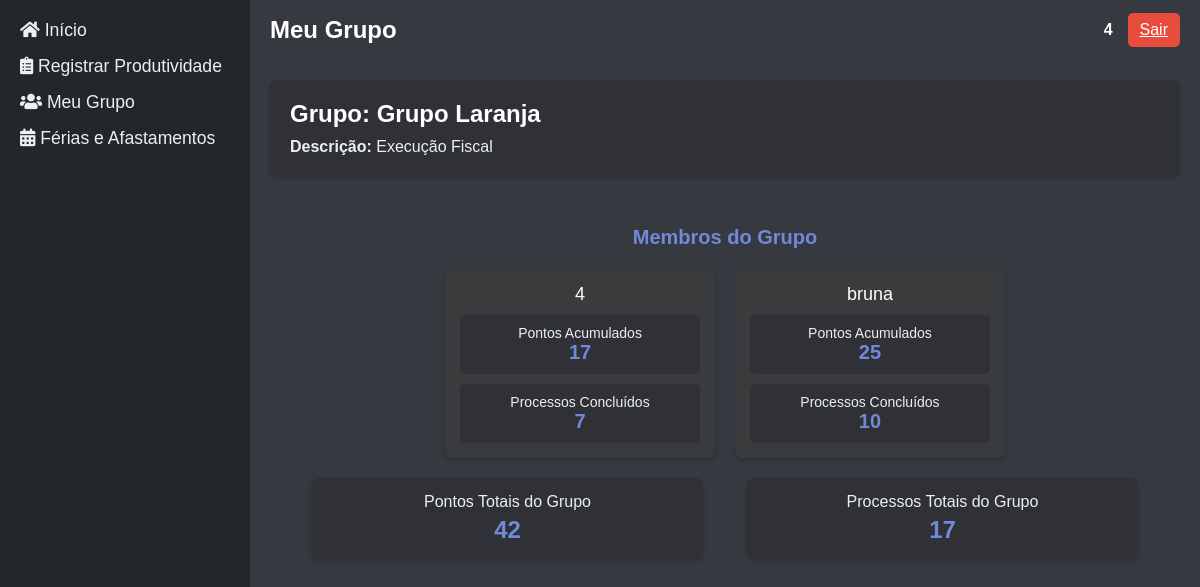
/public/meu-grupo (signed in), run on the app's committed database.
### tables this page shows
CREATE TABLE `groups` (
  `id` int(11) NOT NULL,
  `name` varchar(255) NOT NULL,
  `description` text DEFAULT NULL,
  `created_at` timestamp NOT NULL DEFAULT current_timestamp()
);

CREATE TABLE `users` (
  `id` int(11) NOT NULL,
  `name` varchar(100) NOT NULL,
  `email` varchar(100) NOT NULL,
  `password` varchar(255) NOT NULL,
  `user_type` enum('servidor','diretor') NOT NULL,
  `created_at` timestamp NOT NULL DEFAULT current_timestamp()
);

### src/controllers/AuthController.php (called while the page is built, shortened)
<?php
class AuthController {
    private $baseUrl;
    public function __construct($db) {
        $this->baseUrl = $this->getBaseUrl();
    }
    private function getBaseUrl() {
        $protocol = isset($_SERVER['HTTPS']) && $_SERVER['HTTPS'] === 'on' ? 'https://' : 'http://';
        $host = $_SERVER['HTTP_HOST'];
        $scriptName = $_SERVER['SCRIPT_NAME'];
        $dirName = dirname($scriptName);
        $basePath = $protocol . $host . $dirName;
        if (strpos($basePath, '/public') !== false) {
            $basePath = substr($basePath, 0, strpos($basePath, '/public') + 7);
        }
        return $basePath;
    }
    public function getBaseUrlForViews() {
        return $this->baseUrl;
    }
}

### src/controllers/ServidorController.php (called while the page is built, shortened)
<?php
class ServidorController {
    private $db;
    private $authController;
    private $baseUrl;
    public function __construct($db, $authController) {
        $this->db = $db;
        $this->authController = $authController;
        $this->baseUrl = $this->getBaseUrl();
    }
    private function getBaseUrl() {
        if (method_exists($this->authController, 'getBaseUrlForViews')) {
            return $this->authController->getBaseUrlForViews();
        }
        $protocol = isset($_SERVER['HTTPS']) && $_SERVER['HTTPS'] === 'on' ? 'https://' : 'http://';
        $host = $_SERVER['HTTP_HOST'];
        $scriptName = $_SERVER['SCRIPT_NAME'] ?? '';
        $dirName = dirname($scriptName);
        $basePath = $protocol . $host . $dirName;
        return $basePath;
    }
    public function getAssignedGroup($userId) {
        try {
            $stmt = $this->db->prepare("
        SELECT g.*
        FROM groups g
        JOIN group_users gu ON g.id = gu.group_id
        WHERE gu.user_id = :userId
    ");
            $stmt->execute(['userId' => $userId]);
            $group = $stmt->fetch(PDO::FETCH_ASSOC);
            if ($group) {
                $stmtMembers = $this->db->prepare("
            SELECT u.id, u.name,
                   COALESCE(SUM(p.points), 0) as points,
                   COUNT(p.id) as completed_processes
            FROM users u
            JOIN group_users gu ON u.id = gu.user_id
            LEFT JOIN productivity p ON u.id = p.user_id
            WHERE gu.group_id = :groupId
            GROUP BY u.id, u.name
        ");
                $stmtMembers->execute(['groupId' => $group['id']]);
                $users = $stmtMembers->fetchAll(PDO::FETCH_ASSOC);
                $stmtPoints = $this->db->prepare("
            SELECT SUM(points) as total_points
            FROM productivity
            WHERE user_id IN (
                SELECT user_id
                FROM group_users
                WHERE group_id = :groupId
            )
        ");
                $stmtPoints->execute(['groupId' => $group['id']]);
                $totalPoints = $stmtPoints->fetchColumn();
                return [
                    'group' => $group,
                    'users' => $users,
                    'totalPoints' => $totalPoints,
                    'baseUrl' => $this->baseUrl
                ];
            }
            return [
                'error' => 'Grupo não encontrado para este usuário.',
                'baseUrl' => $this->baseUrl
            ];
        } catch (PDOException $e) {
            return [
                'error' => 'Erro ao buscar dados do grupo: ' . $e->getMessage(),
                'baseUrl' => $this->baseUrl
            ];
        }
    }
}

### src/views/view_my_group.php (the view, shortened to what this page needs)
<?php
require_once __DIR__ . '/../config/database.php';
require_once __DIR__ . '/../controllers/AuthController.php';
$authController = new AuthController($pdo);
$authController->requireAuth();
$servidorController = new ServidorController($pdo, $authController);
$groupData = $servidorController->getAssignedGroup($_SESSION['user_id']);
$totalPoints = 0;
$totalProcesses = 0;
if ($groupData && isset($groupData['users'])) {
    foreach ($groupData['users'] as $user) {
        $totalPoints += $user['points'] ?? 0;
        $totalProcesses += $user['completed_processes'] ?? 0;
    }
}
$menuItems = [
    ['url' => 'dashboard-servidor', 'icon' => 'fas fa-home', 'text' => 'Início'],
    ['url' => 'registrar-produtividade', 'icon' => 'fas fa-clipboard-list', 'text' => 'Registrar Produtividade'],
    ['url' => 'meu-grupo', 'icon' => 'fas fa-users', 'text' => 'Meu Grupo'],
    ['url' => 'gestao-ferias-afastamentos', 'icon' => 'fas fa-calendar-alt', 'text' => 'Férias e Afastamentos']
];
$pageTitle = "Meu Grupo";
?>
<!DOCTYPE html>
<html lang="pt-BR">
<head>
    <link rel="stylesheet" href="https://cdnjs.cloudflare.com/ajax/libs/font-awesome/5.15.3/css/all.min.css">
    <link rel="stylesheet" href="<?php echo BASE_URL; ?>/css/view_my_group.css">
    <link rel="stylesheet" href="<?php echo BASE_URL; ?>/css/sidebar.css">
    <link rel="stylesheet" href="<?php echo BASE_URL; ?>/css/header.css">
</head>
<body>
<div class="dashboard-container">
    <?php include __DIR__ . '/../components/sidebar.php'; ?>
    <div class="main-content">
        <?php include __DIR__ . '/../components/header.php'; ?>
        <?php if (!$groupData || !isset($groupData['group'])): ?>
            <div class="error-message">Você não está associado a nenhum grupo no momento.</div>
        <?php else: ?>
            <div class="group-card">
                <h2 style="text-align: left;">Grupo: <?php echo htmlspecialchars($groupData['group']['name'] ?? 'N/A'); ?></h2>
                <p class="group-description"><strong>Descrição:</strong> <?php echo htmlspecialchars($groupData['group']['description'] ?? 'N/A'); ?></p>
            </div>
            <div class="members-section">
                <h2 class="members-title">Membros do Grupo</h2>
                <div class="members-cards">
                    <?php foreach ($groupData['users'] as $member): ?>
                        <div class="member-card">
                            <div class="member-name"><?php echo htmlspecialchars($member['name']); ?></div>
                            <div class="member-stats">
                                <div class="stat-item">
                                    <div class="stat-label">Pontos Acumulados</div>
                                    <div class="stat-value"><?php echo number_format($member['points']); ?></div>
                                </div>
                                <div class="stat-item">
                                    <div class="stat-label">Processos Concluídos</div>
                                    <div class="stat-value"><?php echo number_format($member['completed_processes']); ?></div>
                                </div>
                            </div>
                        </div>
                    <?php endforeach; ?>
                </div>
                <div class="group-totals">
                    <div class="total-card">
                        <div class="total-label">Pontos Totais do Grupo</div>
                        <div class="total-value"><?php echo number_format($totalPoints); ?></div>
                    </div>
                    <div class="total-card">
                        <div class="total-label">Processos Totais do Grupo</div>
                        <div class="total-value"><?php echo number_format($totalProcesses); ?></div>
                    </div>
                </div>
            </div>
        <?php endif; ?>
    </div>
</div>
</body>
</html>

### public/index.php (shortened to what this page needs)
<?php
$pdo = connectDatabase();
$authController = new AuthController($pdo);
$servidorController = new ServidorController($pdo, $authController);
$request = $_SERVER['REQUEST_URI'];
$basePath = parse_url(BASE_URL, PHP_URL_PATH);
$path = parse_url($request, PHP_URL_PATH);
if (!empty($basePath) && strpos($path, $basePath) === 0) {
    $path = substr($path, strlen($basePath));
}
$request = trim($path, '/');
try {
    switch ($request) {
        case 'meu-grupo':
            $userId = $_SESSION['user_id'];
            $groupData = $servidorController->getAssignedGroup($userId);
            require __DIR__ . '/../src/views/view_my_group.php';
            break;
    }
} catch (Exception $e) {
    $statusCode = is_numeric($e->getCode()) ? (int)$e->getCode() : 500;
    http_response_code($statusCode);
    $viewFile = __DIR__ . "/../src/views/{$statusCode}.php";
    if (file_exists($viewFile)) {
        require $viewFile;
    } else {
        require __DIR__ . '/../src/views/500.php';
    }
}

### src/components/sidebar.php (shortened to what this page needs)
<?php
$menuItems = isset($menuItems) ? $menuItems : [];
function processUrl($url) {
    return BASE_URL . '/' . $url;
}
?>
<div class="sidebar">
    <?php foreach ($menuItems as $item): ?>
        <?php if (isset($item['submenu'])): ?>
            <div class="has-submenu">
                <a href="#" class="toggle-submenu">
                    <i class="<?php echo htmlspecialchars($item['icon']); ?>"></i>
                    <span><?php echo htmlspecialchars($item['text']); ?></span>
                    <i class="fas fa-chevron-down submenu-icon"></i>
                </a>
                <div class="submenu">
                    <?php foreach ($item['submenu'] as $subitem): ?>
                        <a href="<?php echo htmlspecialchars(processUrl($subitem['url'])); ?>">
                            <i class="<?php echo htmlspecialchars($subitem['icon']); ?>"></i>
                            <span><?php echo htmlspecialchars($subitem['text']); ?></span>
                        </a>
                    <?php endforeach; ?>
                </div>
            </div>
        <?php else: ?>
            <a href="<?php echo htmlspecialchars(processUrl($item['url'])); ?>">
                <i class="<?php echo htmlspecialchars($item['icon']); ?>"></i>
                <span><?php echo htmlspecialchars($item['text']); ?></span>
            </a>
        <?php endif; ?>
    <?php endforeach; ?>
</div>

### src/components/header.php (shortened to what this page needs)
<?php
$userName = htmlspecialchars($_SESSION['user_name']);
?>
<header class="header">
    <h1><?php echo isset($pageTitle) ? htmlspecialchars($pageTitle) : 'Sistema de Produtividade'; ?></h1>
    <div class="user-info">
        <span class="user-name"><?php echo $userName; ?></span>
        <a href="<?php echo BASE_URL; ?>/logout" class="btn-logout">Sair</a>
    </div>
</header>

### public/css/view_my_group.css (style rules this page uses)
* { margin: 0; padding: 0; box-sizing: border-box; }
body { font-family: Arial, sans-serif; background-color: #36393f; color: #ffffff; min-height: 100vh; }
.main-content { padding: 20px; flex-grow: 1; position: relative; }
.group-card { background-color: #2f3136; padding: 20px; border-radius: 8px; margin-bottom: 30px; box-shadow: 0 2px 4px rgba(0, 0, 0, 0.2); }
.group-card h2 { margin-bottom: 10px; color: #ffffff; }
.group-card p { color: #ecf0f1; }
.members-section { border-radius: 8px; padding: 20px; margin-bottom: 20px; }
.members-title { font-size: 20px; color: #7289da; margin-bottom: 20px; text-align: center; }
.members-cards { display: flex; flex-wrap: wrap; gap: 20px; justify-content: center; }
.member-card { background-color: #3a3b3c; padding: 15px; border-radius: 8px; width: calc(33.33% - 20px); min-width: 250px; max-width: 350px; text-align: center; display: flex; flex-direction: column; justify-content: space-between; box-shadow: 0 2px 4px rgba(0, 0, 0, 0.2); }
.member-name { font-size: 18px; color: #ffffff; margin-bottom: 10px; }
.member-stats { display: flex; flex-direction: column; gap: 10px; }
.stat-item { background-color: #2f3136; padding: 10px; border-radius: 5px; }
.stat-label { font-size: 14px; color: #ecf0f1; }
.stat-value { font-size: 20px; color: #7289da; font-weight: bold; }
.group-totals { display: flex; justify-content: space-around; margin-top: 20px; }
.total-card { background-color: #2f3136; padding: 15px; border-radius: 8px; width: 45%; text-align: center; box-shadow: 0 2px 4px rgba(0, 0, 0, 0.2); }
.total-label { font-size: 16px; color: #ecf0f1; margin-bottom: 5px; }
.total-value { font-size: 24px; color: #7289da; font-weight: bold; }

### public/css/sidebar.css (style rules this page uses)
.sidebar { width: 250px; height: 100vh; background-color: #23272a; color: #ecf0f1; display: flex; flex-direction: column; padding: 20px; position: fixed; left: 0; top: 0; overflow-y: auto; z-index: 1000; }
.sidebar a { color: #ecf0f1; text-decoration: none; margin-bottom: 15px; font-size: 1.1em; transition: color 0.3s; }
body { padding-left: 250px; }

### public/css/header.css (style rules this page uses)
.header { position: fixed; top: 0; left: 250px; right: 0; height: 60px; background-color: #36393f; display: flex; justify-content: space-between; align-items: center; padding: 0 20px; z-index: 999; }
.header h1 { font-size: 1.5em; color: #ffffff; }
.user-info { display: flex; align-items: center; }
.user-info span { margin-right: 15px; font-weight: bold; }
.btn-logout { background-color: #e74c3c; color: #fff; padding: 8px 12px; border: none; border-radius: 5px; cursor: pointer; transition: background-color 0.3s; }
body { padding-top: 60px; }

### data on the page
groups: name "Grupo Laranja", description "Execução Fiscal"
users: name "4", points "17", completed_processes "7"
users: name "bruna", points "25", completed_processes "10"

### other printed values
$item['text'] "Início"
$item['text'] "Registrar Produtividade"
$item['text'] "Meu Grupo"
$item['text'] "Férias e Afastamentos"
$pageTitle "Meu Grupo"
$userName "4"
$totalPoints "42"
$totalProcesses "17"
